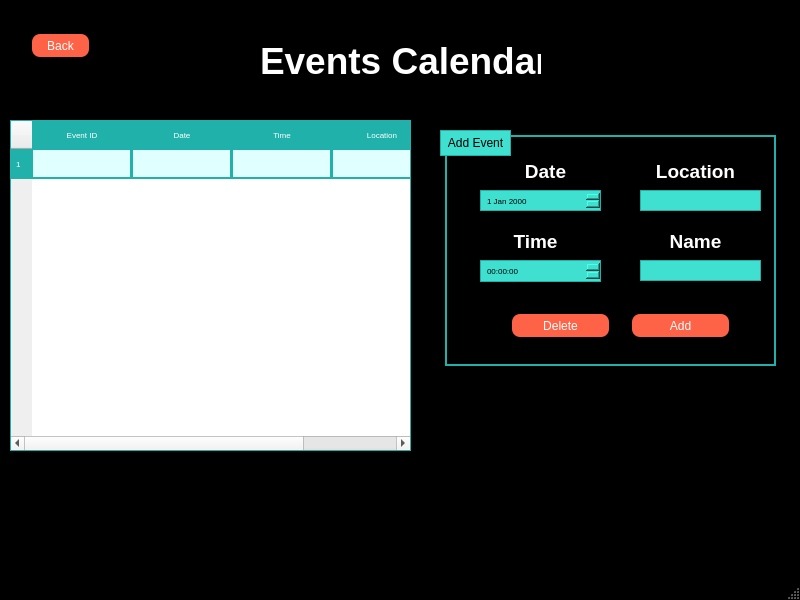
<?xml version="1.0" encoding="UTF-8"?>
<ui version="4.0">
 <class>MainWindow</class>
 <widget class="QMainWindow" name="MainWindow">
  <property name="geometry">
   <rect>
    <x>0</x>
    <y>0</y>
    <width>800</width>
    <height>600</height>
   </rect>
  </property>
  <property name="palette">
   <palette>
    <active>
     <colorrole role="WindowText">
      <brush brushstyle="SolidPattern">
       <color alpha="255">
        <red>255</red>
        <green>255</green>
        <blue>255</blue>
       </color>
      </brush>
     </colorrole>
     <colorrole role="Button">
      <brush brushstyle="SolidPattern">
       <color alpha="255">
        <red>0</red>
        <green>0</green>
        <blue>0</blue>
       </color>
      </brush>
     </colorrole>
     <colorrole role="Light">
      <brush brushstyle="SolidPattern">
       <color alpha="255">
        <red>0</red>
        <green>0</green>
        <blue>0</blue>
       </color>
      </brush>
     </colorrole>
     <colorrole role="Midlight">
      <brush brushstyle="SolidPattern">
       <color alpha="255">
        <red>0</red>
        <green>0</green>
        <blue>0</blue>
       </color>
      </brush>
     </colorrole>
     <colorrole role="Dark">
      <brush brushstyle="SolidPattern">
       <color alpha="255">
        <red>0</red>
        <green>0</green>
        <blue>0</blue>
       </color>
      </brush>
     </colorrole>
     <colorrole role="Mid">
      <brush brushstyle="SolidPattern">
       <color alpha="255">
        <red>0</red>
        <green>0</green>
        <blue>0</blue>
       </color>
      </brush>
     </colorrole>
     <colorrole role="Text">
      <brush brushstyle="SolidPattern">
       <color alpha="255">
        <red>255</red>
        <green>255</green>
        <blue>255</blue>
       </color>
      </brush>
     </colorrole>
     <colorrole role="BrightText">
      <brush brushstyle="SolidPattern">
       <color alpha="255">
        <red>255</red>
        <green>255</green>
        <blue>255</blue>
       </color>
      </brush>
     </colorrole>
     <colorrole role="ButtonText">
      <brush brushstyle="SolidPattern">
       <color alpha="255">
        <red>255</red>
        <green>255</green>
        <blue>255</blue>
       </color>
      </brush>
     </colorrole>
     <colorrole role="Base">
      <brush brushstyle="SolidPattern">
       <color alpha="255">
        <red>0</red>
        <green>0</green>
        <blue>0</blue>
       </color>
      </brush>
     </colorrole>
     <colorrole role="Window">
      <brush brushstyle="SolidPattern">
       <color alpha="255">
        <red>0</red>
        <green>0</green>
        <blue>0</blue>
       </color>
      </brush>
     </colorrole>
     <colorrole role="Shadow">
      <brush brushstyle="SolidPattern">
       <color alpha="255">
        <red>0</red>
        <green>0</green>
        <blue>0</blue>
       </color>
      </brush>
     </colorrole>
     <colorrole role="AlternateBase">
      <brush brushstyle="SolidPattern">
       <color alpha="255">
        <red>0</red>
        <green>0</green>
        <blue>0</blue>
       </color>
      </brush>
     </colorrole>
     <colorrole role="ToolTipBase">
      <brush brushstyle="SolidPattern">
       <color alpha="255">
        <red>255</red>
        <green>255</green>
        <blue>220</blue>
       </color>
      </brush>
     </colorrole>
     <colorrole role="ToolTipText">
      <brush brushstyle="SolidPattern">
       <color alpha="255">
        <red>0</red>
        <green>0</green>
        <blue>0</blue>
       </color>
      </brush>
     </colorrole>
    </active>
    <inactive>
     <colorrole role="WindowText">
      <brush brushstyle="SolidPattern">
       <color alpha="255">
        <red>255</red>
        <green>255</green>
        <blue>255</blue>
       </color>
      </brush>
     </colorrole>
     <colorrole role="Button">
      <brush brushstyle="SolidPattern">
       <color alpha="255">
        <red>0</red>
        <green>0</green>
        <blue>0</blue>
       </color>
      </brush>
     </colorrole>
     <colorrole role="Light">
      <brush brushstyle="SolidPattern">
       <color alpha="255">
        <red>0</red>
        <green>0</green>
        <blue>0</blue>
       </color>
      </brush>
     </colorrole>
     <colorrole role="Midlight">
      <brush brushstyle="SolidPattern">
       <color alpha="255">
        <red>0</red>
        <green>0</green>
        <blue>0</blue>
       </color>
      </brush>
     </colorrole>
     <colorrole role="Dark">
      <brush brushstyle="SolidPattern">
       <color alpha="255">
        <red>0</red>
        <green>0</green>
        <blue>0</blue>
       </color>
      </brush>
     </colorrole>
     <colorrole role="Mid">
      <brush brushstyle="SolidPattern">
       <color alpha="255">
        <red>0</red>
        <green>0</green>
        <blue>0</blue>
       </color>
      </brush>
     </colorrole>
     <colorrole role="Text">
      <brush brushstyle="SolidPattern">
       <color alpha="255">
        <red>255</red>
        <green>255</green>
        <blue>255</blue>
       </color>
      </brush>
     </colorrole>
     <colorrole role="BrightText">
      <brush brushstyle="SolidPattern">
       <color alpha="255">
        <red>255</red>
        <green>255</green>
        <blue>255</blue>
       </color>
      </brush>
     </colorrole>
     <colorrole role="ButtonText">
      <brush brushstyle="SolidPattern">
       <color alpha="255">
        <red>255</red>
        <green>255</green>
        <blue>255</blue>
       </color>
      </brush>
     </colorrole>
     <colorrole role="Base">
      <brush brushstyle="SolidPattern">
       <color alpha="255">
        <red>0</red>
        <green>0</green>
        <blue>0</blue>
       </color>
      </brush>
     </colorrole>
     <colorrole role="Window">
      <brush brushstyle="SolidPattern">
       <color alpha="255">
        <red>0</red>
        <green>0</green>
        <blue>0</blue>
       </color>
      </brush>
     </colorrole>
     <colorrole role="Shadow">
      <brush brushstyle="SolidPattern">
       <color alpha="255">
        <red>0</red>
        <green>0</green>
        <blue>0</blue>
       </color>
      </brush>
     </colorrole>
     <colorrole role="AlternateBase">
      <brush brushstyle="SolidPattern">
       <color alpha="255">
        <red>0</red>
        <green>0</green>
        <blue>0</blue>
       </color>
      </brush>
     </colorrole>
     <colorrole role="ToolTipBase">
      <brush brushstyle="SolidPattern">
       <color alpha="255">
        <red>255</red>
        <green>255</green>
        <blue>220</blue>
       </color>
      </brush>
     </colorrole>
     <colorrole role="ToolTipText">
      <brush brushstyle="SolidPattern">
       <color alpha="255">
        <red>0</red>
        <green>0</green>
        <blue>0</blue>
       </color>
      </brush>
     </colorrole>
    </inactive>
    <disabled>
     <colorrole role="WindowText">
      <brush brushstyle="SolidPattern">
       <color alpha="255">
        <red>0</red>
        <green>0</green>
        <blue>0</blue>
       </color>
      </brush>
     </colorrole>
     <colorrole role="Button">
      <brush brushstyle="SolidPattern">
       <color alpha="255">
        <red>0</red>
        <green>0</green>
        <blue>0</blue>
       </color>
      </brush>
     </colorrole>
     <colorrole role="Light">
      <brush brushstyle="SolidPattern">
       <color alpha="255">
        <red>0</red>
        <green>0</green>
        <blue>0</blue>
       </color>
      </brush>
     </colorrole>
     <colorrole role="Midlight">
      <brush brushstyle="SolidPattern">
       <color alpha="255">
        <red>0</red>
        <green>0</green>
        <blue>0</blue>
       </color>
      </brush>
     </colorrole>
     <colorrole role="Dark">
      <brush brushstyle="SolidPattern">
       <color alpha="255">
        <red>0</red>
        <green>0</green>
        <blue>0</blue>
       </color>
      </brush>
     </colorrole>
     <colorrole role="Mid">
      <brush brushstyle="SolidPattern">
       <color alpha="255">
        <red>0</red>
        <green>0</green>
        <blue>0</blue>
       </color>
      </brush>
     </colorrole>
     <colorrole role="Text">
      <brush brushstyle="SolidPattern">
       <color alpha="255">
        <red>0</red>
        <green>0</green>
        <blue>0</blue>
       </color>
      </brush>
     </colorrole>
     <colorrole role="BrightText">
      <brush brushstyle="SolidPattern">
       <color alpha="255">
        <red>255</red>
        <green>255</green>
        <blue>255</blue>
       </color>
      </brush>
     </colorrole>
     <colorrole role="ButtonText">
      <brush brushstyle="SolidPattern">
       <color alpha="255">
        <red>0</red>
        <green>0</green>
        <blue>0</blue>
       </color>
      </brush>
     </colorrole>
     <colorrole role="Base">
      <brush brushstyle="SolidPattern">
       <color alpha="255">
        <red>0</red>
        <green>0</green>
        <blue>0</blue>
       </color>
      </brush>
     </colorrole>
     <colorrole role="Window">
      <brush brushstyle="SolidPattern">
       <color alpha="255">
        <red>0</red>
        <green>0</green>
        <blue>0</blue>
       </color>
      </brush>
     </colorrole>
     <colorrole role="Shadow">
      <brush brushstyle="SolidPattern">
       <color alpha="255">
        <red>0</red>
        <green>0</green>
        <blue>0</blue>
       </color>
      </brush>
     </colorrole>
     <colorrole role="AlternateBase">
      <brush brushstyle="SolidPattern">
       <color alpha="255">
        <red>0</red>
        <green>0</green>
        <blue>0</blue>
       </color>
      </brush>
     </colorrole>
     <colorrole role="ToolTipBase">
      <brush brushstyle="SolidPattern">
       <color alpha="255">
        <red>255</red>
        <green>255</green>
        <blue>220</blue>
       </color>
      </brush>
     </colorrole>
     <colorrole role="ToolTipText">
      <brush brushstyle="SolidPattern">
       <color alpha="255">
        <red>0</red>
        <green>0</green>
        <blue>0</blue>
       </color>
      </brush>
     </colorrole>
    </disabled>
   </palette>
  </property>
  <property name="windowTitle">
   <string>MainWindow</string>
  </property>
  <widget class="QWidget" name="centralwidget">
   <widget class="QLabel" name="label_10">
    <property name="geometry">
     <rect>
      <x>480</x>
      <y>160</y>
      <width>131</width>
      <height>21</height>
     </rect>
    </property>
    <property name="styleSheet">
     <string notr="true">QLabel#label{
    font-size: 28px;
    font-weight: bold;
    color: #FFFFFF; /* white */
    text-align: center;
    font-family: &quot;Roboto&quot;;
}
</string>
    </property>
    <property name="text">
     <string>&lt;html&gt;&lt;head/&gt;&lt;body&gt;&lt;p align=&quot;center&quot;&gt;&lt;span style=&quot; font-size:14pt; font-weight:600; color:#ffffff;&quot;&gt;Date&lt;/span&gt;&lt;/p&gt;&lt;/body&gt;&lt;/html&gt;</string>
    </property>
   </widget>
   <widget class="QTableWidget" name="eventsTable">
    <property name="geometry">
     <rect>
      <x>10</x>
      <y>120</y>
      <width>401</width>
      <height>331</height>
     </rect>
    </property>
    <property name="styleSheet">
     <string notr="true">QTableWidget#eventsTable {
    background-color: #FFFFFF; /* Lighter, cool teal */
    border: 1px solid #20B2AA; /* Border color */
    color: black; /* Text color */
    font-size: 8px; /* Font size */
    font-family: &quot;Roboto&quot;; /* Font family */
    gridline-color: #20B2AA; /* Gridline color */
}

QHeaderView::section {
    background-color: #20B2AA; /* Darker teal for header background */
    color: white; /* Text color for header */
    padding: 4px;
    border: 1px solid #20B2AA; /* Border color for header */
    font-size: 8px; /* Font size for header */
    font-family: &quot;Roboto&quot;; /* Font family for header */
}

QTableWidget::item {
    background-color: #E0FFFF; /* Lighter background for items */
    border: 1px solid #20B2AA; /* Border color for items */
    padding: 4px;
}

QTableWidget::item:selected {
    background-color: #20B2AA; /* Background color for selected items */
    color: white; /* Text color for selected items */
}

QTableWidget::item:hover {
    background-color: #40E0D0; /* Background color for hovered items */
    color: black; /* Text color for hovered items */
}
</string>
    </property>
    <row>
     <property name="text">
      <string>1</string>
     </property>
    </row>
    <column>
     <property name="text">
      <string>Event ID</string>
     </property>
    </column>
    <column>
     <property name="text">
      <string>Date</string>
     </property>
    </column>
    <column>
     <property name="text">
      <string>Time</string>
     </property>
    </column>
    <column>
     <property name="text">
      <string>Location</string>
     </property>
    </column>
    <item row="0" column="0">
     <property name="text">
      <string/>
     </property>
    </item>
    <item row="0" column="1">
     <property name="text">
      <string/>
     </property>
    </item>
    <item row="0" column="2">
     <property name="text">
      <string/>
     </property>
    </item>
    <item row="0" column="3">
     <property name="text">
      <string/>
     </property>
    </item>
   </widget>
   <widget class="QPushButton" name="Back_pushButton">
    <property name="geometry">
     <rect>
      <x>30</x>
      <y>30</y>
      <width>61</width>
      <height>31</height>
     </rect>
    </property>
    <property name="styleSheet">
     <string notr="true">QPushButton#Back_pushButton {
    background-color: #FF6347; /* Tomato red */
    border: none;
    color: white; /* Text color */
    padding: 6px 10px; /* Smaller padding */
    text-align: center;
    text-decoration: none;
    display: inline-block;
    font-size: 12px; /* Smaller font */
    font-family: &quot;Roboto&quot;; /* Font family */
    margin: 4px 2px;
    cursor: pointer;
    border-radius: 8px; /* Smaller border radius */
}

QPushButton#Back_pushButton:hover {
    background-color: #FF4500; /* Darker red (OrangeRed) */
}
</string>
    </property>
    <property name="text">
     <string>Back</string>
    </property>
   </widget>
   <widget class="QLabel" name="label_8">
    <property name="geometry">
     <rect>
      <x>260</x>
      <y>40</y>
      <width>281</width>
      <height>41</height>
     </rect>
    </property>
    <property name="styleSheet">
     <string notr="true">QLabel#label{
    font-size: 28px;
    font-weight: bold;
    color: #FFFFFF; /* white */
    text-align: center;
    font-family: &quot;Roboto&quot;;
}
</string>
    </property>
    <property name="text">
     <string>&lt;html&gt;&lt;head/&gt;&lt;body&gt;&lt;p align=&quot;center&quot;&gt;&lt;span style=&quot; font-size:28pt; font-weight:600; color:#ffffff;&quot;&gt;Events Calendar&lt;/span&gt;&lt;/p&gt;&lt;/body&gt;&lt;/html&gt;</string>
    </property>
   </widget>
   <widget class="QGroupBox" name="addgroupBox">
    <property name="geometry">
     <rect>
      <x>440</x>
      <y>130</y>
      <width>341</width>
      <height>241</height>
     </rect>
    </property>
    <property name="styleSheet">
     <string notr="true">QGroupBox#addgroupBox {
    border: 2px solid #20B2AA; /* Darker teal border color */
    padding: 10px; /* Padding inside the group box */
    margin: 5px; /* Margin outside the group box */
}

QGroupBox#addgroupBox:title {
    subcontrol-origin: margin;
    subcontrol-position: top left;
    padding: 5px; /* Padding for the title */
    color: black; /* Title text color */
    background-color: #40E0D0; /* Lighter teal background for the title area */
    border: 1px solid #20B2AA; /* Darker teal border for the title area */
}
</string>
    </property>
    <property name="title">
     <string>Add Event</string>
    </property>
    <widget class="QPushButton" name="Add_pushButton">
     <property name="geometry">
      <rect>
       <x>190</x>
       <y>180</y>
       <width>101</width>
       <height>31</height>
      </rect>
     </property>
     <property name="styleSheet">
      <string notr="true">QPushButton#Add_pushButton {
    background-color: #FF6347; /* Tomato red */
    border: none;
    color: white; /* Text color */
    padding: 6px 10px; /* Smaller padding */
    text-align: center;
    text-decoration: none;
    display: inline-block;
    font-size: 12px; /* Smaller font */
    font-family: &quot;Roboto&quot;; /* Font family */
    margin: 4px 2px;
    cursor: pointer;
    border-radius: 8px; /* Smaller border radius */
}

QPushButton#Add_pushButton:hover {
    background-color: #FF4500; /* Darker red (OrangeRed) */
}
</string>
     </property>
     <property name="text">
      <string>Add</string>
     </property>
    </widget>
    <widget class="QPushButton" name="delete_pushButton">
     <property name="geometry">
      <rect>
       <x>70</x>
       <y>180</y>
       <width>101</width>
       <height>31</height>
      </rect>
     </property>
     <property name="styleSheet">
      <string notr="true">QPushButton#delete_pushButton {
    background-color: #FF6347; /* Tomato red */
    border: none;
    color: white; /* Text color */
    padding: 6px 10px; /* Smaller padding */
    text-align: center;
    text-decoration: none;
    display: inline-block;
    font-size: 12px; /* Smaller font */
    font-family: &quot;Roboto&quot;; /* Font family */
    margin: 4px 2px;
    cursor: pointer;
    border-radius: 8px; /* Smaller border radius */
}

QPushButton#delete_pushButton:hover {
    background-color: #FF4500; /* Darker red (OrangeRed) */
}
</string>
     </property>
     <property name="text">
      <string>Delete</string>
     </property>
    </widget>
    <widget class="QLineEdit" name="locationLineEdit_2">
     <property name="geometry">
      <rect>
       <x>200</x>
       <y>130</y>
       <width>121</width>
       <height>21</height>
      </rect>
     </property>
     <property name="styleSheet">
      <string notr="true">QLineEdit {
    background-color: #40E0D0; /* Lighter, cool teal */
    border: 1px solid #20B2AA; /* Border color to match hover */
    color: black; /* Text color */
    padding: 2px;
    font-size: 8px;
    font-family: &quot;Roboto&quot;; /* Font family */
    border-radius: 14px;
}

QLineEdit:focus {
    border: 1px solid #20B2AA; /* Darker, cool teal for focus border */
    background-color: #E0FFFF; /* Lighter background on focus for contrast */
}
</string>
     </property>
     <property name="text">
      <string/>
     </property>
    </widget>
    <widget class="QLabel" name="label_13">
     <property name="geometry">
      <rect>
       <x>190</x>
       <y>100</y>
       <width>131</width>
       <height>21</height>
      </rect>
     </property>
     <property name="styleSheet">
      <string notr="true">QLabel#label{
    font-size: 28px;
    font-weight: bold;
    color: #FFFFFF; /* white */
    text-align: center;
    font-family: &quot;Roboto&quot;;
}
</string>
     </property>
     <property name="text">
      <string>&lt;html&gt;&lt;head/&gt;&lt;body&gt;&lt;p align=&quot;center&quot;&gt;&lt;span style=&quot; font-size:14pt; font-weight:600; color:#ffffff;&quot;&gt;Name&lt;/span&gt;&lt;/p&gt;&lt;/body&gt;&lt;/html&gt;</string>
     </property>
    </widget>
    <widget class="QDateEdit" name="dateEdit">
     <property name="geometry">
      <rect>
       <x>40</x>
       <y>60</y>
       <width>121</width>
       <height>21</height>
      </rect>
     </property>
     <property name="styleSheet">
      <string notr="true">QDateEdit {
    background-color: #40E0D0; /* Lighter, cool teal */
    border: 1px solid #20B2AA; /* Border color */
    color: black; /* Text color */
    font-size: 8px; /* Font size */
    font-family: &quot;Roboto&quot;; /* Font family */
    border-radius: 12px;
    padding: 4px;
}

QDateEdit:focus {
    border: 1px solid #20B2AA; /* Darker, cool teal for focus border */
    background-color: #E0FFFF; /* Lighter background on focus for contrast */
}
</string>
     </property>
    </widget>
    <widget class="QTimeEdit" name="timeEdit">
     <property name="geometry">
      <rect>
       <x>40</x>
       <y>130</y>
       <width>121</width>
       <height>22</height>
      </rect>
     </property>
     <property name="styleSheet">
      <string notr="true">QTimeEdit {
    background-color: #40E0D0; /* Lighter, cool teal */
    border: 1px solid #20B2AA; /* Border color */
    color: black; /* Text color */
    font-size: 8px; /* Font size */
    font-family: &quot;Roboto&quot;; /* Font family */
    border-radius: 12px;
    padding: 4px;
}

QTimeEdit:focus {
    border: 1px solid #20B2AA; /* Darker, cool teal for focus border */
    background-color: #E0FFFF; /* Lighter background on focus for contrast */
}
</string>
     </property>
    </widget>
    <widget class="QLineEdit" name="locationLineEdit">
     <property name="geometry">
      <rect>
       <x>200</x>
       <y>60</y>
       <width>121</width>
       <height>21</height>
      </rect>
     </property>
     <property name="styleSheet">
      <string notr="true">QLineEdit {
    background-color: #40E0D0; /* Lighter, cool teal */
    border: 1px solid #20B2AA; /* Border color to match hover */
    color: black; /* Text color */
    padding: 2px;
    font-size: 8px;
    font-family: &quot;Roboto&quot;; /* Font family */
    border-radius: 14px;
}

QLineEdit:focus {
    border: 1px solid #20B2AA; /* Darker, cool teal for focus border */
    background-color: #E0FFFF; /* Lighter background on focus for contrast */
}
</string>
     </property>
     <property name="text">
      <string/>
     </property>
    </widget>
    <widget class="QLabel" name="label_12">
     <property name="geometry">
      <rect>
       <x>190</x>
       <y>30</y>
       <width>131</width>
       <height>21</height>
      </rect>
     </property>
     <property name="styleSheet">
      <string notr="true">QLabel#label{
    font-size: 28px;
    font-weight: bold;
    color: #FFFFFF; /* white */
    text-align: center;
    font-family: &quot;Roboto&quot;;
}
</string>
     </property>
     <property name="text">
      <string>&lt;html&gt;&lt;head/&gt;&lt;body&gt;&lt;p align=&quot;center&quot;&gt;&lt;span style=&quot; font-size:14pt; font-weight:600; color:#ffffff;&quot;&gt;Location&lt;/span&gt;&lt;/p&gt;&lt;/body&gt;&lt;/html&gt;</string>
     </property>
    </widget>
    <widget class="QLabel" name="label_11">
     <property name="geometry">
      <rect>
       <x>30</x>
       <y>100</y>
       <width>131</width>
       <height>21</height>
      </rect>
     </property>
     <property name="styleSheet">
      <string notr="true">QLabel#label{
    font-size: 28px;
    font-weight: bold;
    color: #FFFFFF; /* white */
    text-align: center;
    font-family: &quot;Roboto&quot;;
}
</string>
     </property>
     <property name="text">
      <string>&lt;html&gt;&lt;head/&gt;&lt;body&gt;&lt;p align=&quot;center&quot;&gt;&lt;span style=&quot; font-size:14pt; font-weight:600; color:#ffffff;&quot;&gt;Time&lt;/span&gt;&lt;/p&gt;&lt;/body&gt;&lt;/html&gt;</string>
     </property>
    </widget>
   </widget>
   <zorder>addgroupBox</zorder>
   <zorder>label_10</zorder>
   <zorder>eventsTable</zorder>
   <zorder>Back_pushButton</zorder>
   <zorder>label_8</zorder>
  </widget>
  <widget class="QMenuBar" name="menubar">
   <property name="geometry">
    <rect>
     <x>0</x>
     <y>0</y>
     <width>800</width>
     <height>18</height>
    </rect>
   </property>
  </widget>
  <widget class="QStatusBar" name="statusbar"/>
 </widget>
 <resources/>
 <connections/>
</ui>
